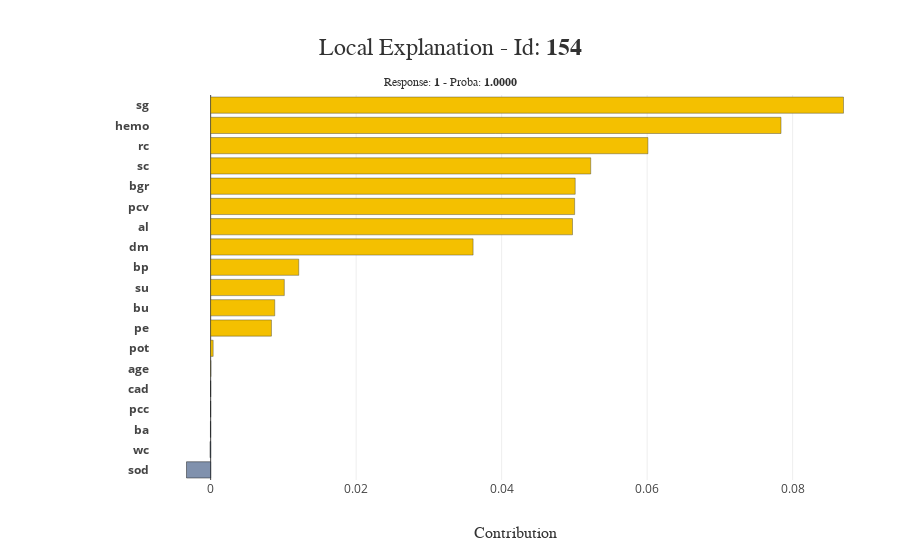

The notebook cell saved with this chart:
### Code cell
xpl.filter()
xpl.plot.local_plot(index=154)

### Figure 1 — Plotly figure (JSON) as saved in the notebook; plotly's stock layout.template omitted (floating-point values rounded to 4 significant figures)
{"data": [{"customdata": ["<b>sod :</b><br />140.0"], "hovertemplate": "%{customdata}<br />Contribution: %{x:.4f}<extra></extra>", "marker": {"color": "rgba(74, 99, 138, 0.7)", "line": {"color": "rgba(27, 28, 28, 1.0)", "width": 0.5}}, "orientation": "h", "showlegend": false, "type": "bar", "x": [-0.00332], "y": ["<b>sod</b>"]}, {"customdata": ["<b>wc :</b><br />8800.0"], "hovertemplate": "%{customdata}<br />Contribution: %{x:.4f}<extra></extra>", "marker": {"color": "rgba(74, 99, 138, 0.7)", "line": {"color": "rgba(27, 28, 28, 1.0)", "width": 0.5}}, "orientation": "h", "showlegend": false, "type": "bar", "x": [-7.898e-05], "y": ["<b>wc</b>"]}, {"customdata": ["<b>ba :</b><br />0.0"], "hovertemplate": "%{customdata}<br />Contribution: %{x:.4f}<extra></extra>", "marker": {"color": "rgba(74, 99, 138, 0.7)", "line": {"color": "rgba(27, 28, 28, 1.0)", "width": 0.5}}, "orientation": "h", "showlegend": false, "type": "bar", "x": [-2.913e-05], "y": ["<b>ba</b>"]}, {"customdata": ["<b>pcc :</b><br />0.0"], "hovertemplate": "%{customdata}<br />Contribution: %{x:.4f}<extra></extra>", "marker": {"color": "rgba(74, 99, 138, 0.7)", "line": {"color": "rgba(27, 28, 28, 1.0)", "width": 0.5}}, "orientation": "h", "showlegend": false, "type": "bar", "x": [-1.448e-05], "y": ["<b>pcc</b>"]}, {"customdata": ["<b>cad :</b><br />0.0"], "hovertemplate": "%{customdata}<br />Contribution: %{x:.4f}<extra></extra>", "marker": {"color": "rgba(74, 99, 138, 0.7)", "line": {"color": "rgba(27, 28, 28, 1.0)", "width": 0.5}}, "orientation": "h", "showlegend": false, "type": "bar", "x": [-8.399e-06], "y": ["<b>cad</b>"]}, {"customdata": ["<b>age :</b><br />56.0"], "hovertemplate": "%{customdata}<br />Contribution: %{x:.4f}<extra></extra>", "marker": {"color": "rgba(244, 192, 0, 1.0)", "line": {"color": "rgba(52, 55, 54, 0.8)", "width": 0.5}}, "orientation": "h", "showlegend": false, "type": "bar", "x": [3.046e-05], "y": ["<b>age</b>"]}, {"customdata": ["<b>pot :</b><br />4.2"], "hovertemplate": "%{customdata}<br />Contribution: %{x:.4f}<extra></extra>", "marker": {"color": "rgba(244, 192, 0, 1.0)", "line": {"color": "rgba(52, 55, 54, 0.8)", "width": 0.5}}, "orientation": "h", "showlegend": false, "type": "bar", "x": [0.0003449], "y": ["<b>pot</b>"]}, {"customdata": ["<b>pe :</b><br />1.0"], "hovertemplate": "%{customdata}<br />Contribution: %{x:.4f}<extra></extra>", "marker": {"color": "rgba(244, 192, 0, 1.0)", "line": {"color": "rgba(52, 55, 54, 0.8)", "width": 0.5}}, "orientation": "h", "showlegend": false, "type": "bar", "x": [0.008357], "y": ["<b>pe</b>"]}, {"customdata": ["<b>bu :</b><br />132.0"], "hovertemplate": "%{customdata}<br />Contribution: %{x:.4f}<extra></extra>", "marker": {"color": "rgba(244, 192, 0, 1.0)", "line": {"color": "rgba(52, 55, 54, 0.8)", "width": 0.5}}, "orientation": "h", "showlegend": false, "type": "bar", "x": [0.00881], "y": ["<b>bu</b>"]}, {"customdata": ["<b>su :</b><br />3.0"], "hovertemplate": "%{customdata}<br />Contribution: %{x:.4f}<extra></extra>", "marker": {"color": "rgba(244, 192, 0, 1.0)", "line": {"color": "rgba(52, 55, 54, 0.8)", "width": 0.5}}, "orientation": "h", "showlegend": false, "type": "bar", "x": [0.01013], "y": ["<b>su</b>"]}, {"customdata": ["<b>bp :</b><br />90.0"], "hovertemplate": "%{customdata}<br />Contribution: %{x:.4f}<extra></extra>", "marker": {"color": "rgba(244, 192, 0, 1.0)", "line": {"color": "rgba(52, 55, 54, 0.8)", "width": 0.5}}, "orientation": "h", "showlegend": false, "type": "bar", "x": [0.01211], "y": ["<b>bp</b>"]}, {"customdata": ["<b>dm :</b><br />1.0"], "hovertemplate": "%{customdata}<br />Contribution: %{x:.4f}<extra></extra>", "marker": {"color": "rgba(244, 192, 0, 1.0)", "line": {"color": "rgba(52, 55, 54, 0.8)", "width": 0.5}}, "orientation": "h", "showlegend": false, "type": "bar", "x": [0.03607], "y": ["<b>dm</b>"]}, {"customdata": ["<b>al :</b><br />4.0"], "hovertemplate": "%{customdata}<br />Contribution: %{x:.4f}<extra></extra>", "marker": {"color": "rgba(244, 192, 0, 1.0)", "line": {"color": "rgba(52, 55, 54, 0.8)", "width": 0.5}}, "orientation": "h", "showlegend": false, "type": "bar", "x": [0.04974], "y": ["<b>al</b>"]}, {"customdata": ["<b>pcv :</b><br />26.0"], "hovertemplate": "%{customdata}<br />Contribution: %{x:.4f}<extra></extra>", "marker": {"color": "rgba(244, 192, 0, 1.0)", "line": {"color": "rgba(52, 55, 54, 0.8)", "width": 0.5}}, "orientation": "h", "showlegend": false, "type": "bar", "x": [0.05003], "y": ["<b>pcv</b>"]}, {"customdata": ["<b>bgr :</b><br />242.0"], "hovertemplate": "%{customdata}<br />Contribution: %{x:.4f}<extra></extra>", "marker": {"color": "rgba(244, 192, 0, 1.0)", "line": {"color": "rgba(52, 55, 54, 0.8)", "width": 0.5}}, "orientation": "h", "showlegend": false, "type": "bar", "x": [0.05011], "y": ["<b>bgr</b>"]}, {"customdata": ["<b>sc :</b><br />16.4"], "hovertemplate": "%{customdata}<br />Contribution: %{x:.4f}<extra></extra>", "marker": {"color": "rgba(244, 192, 0, 1.0)", "line": {"color": "rgba(52, 55, 54, 0.8)", "width": 0.5}}, "orientation": "h", "showlegend": false, "type": "bar", "x": [0.05224], "y": ["<b>sc</b>"]}, {"customdata": ["<b>rc :</b><br />3.0"], "hovertemplate": "%{customdata}<br />Contribution: %{x:.4f}<extra></extra>", "marker": {"color": "rgba(244, 192, 0, 1.0)", "line": {"color": "rgba(52, 55, 54, 0.8)", "width": 0.5}}, "orientation": "h", "showlegend": false, "type": "bar", "x": [0.0601], "y": ["<b>rc</b>"]}, {"customdata": ["<b>hemo :</b><br />8.4"], "hovertemplate": "%{customdata}<br />Contribution: %{x:.4f}<extra></extra>", "marker": {"color": "rgba(244, 192, 0, 1.0)", "line": {"color": "rgba(52, 55, 54, 0.8)", "width": 0.5}}, "orientation": "h", "showlegend": false, "type": "bar", "x": [0.0784], "y": ["<b>hemo</b>"]}, {"customdata": ["<b>sg :</b><br />1.005"], "hovertemplate": "%{customdata}<br />Contribution: %{x:.4f}<extra></extra>", "marker": {"color": "rgba(244, 192, 0, 1.0)", "line": {"color": "rgba(52, 55, 54, 0.8)", "width": 0.5}}, "orientation": "h", "showlegend": false, "type": "bar", "x": [0.08699], "y": ["<b>sg</b>"]}], "layout": {"barmode": "group", "height": 550, "hovermode": "closest", "margin": {"b": 70, "l": 150, "r": 20, "t": 95}, "title": {"font": {"color": "rgb(50, 50, 50)", "family": "Arial", "size": 24}, "text": "Local Explanation - Id: <b>154</b><span style='font-size: 12px;'><br />Response: <b>1</b> - Proba: <b>1.0000</b></span>", "x": 0.5, "xanchor": "center", "y": 0.9, "yanchor": "middle"}, "width": 900, "xaxis": {"automargin": true, "title": {"font": {"color": "rgb(50, 50, 50)", "family": "Arial Black", "size": 16}, "text": "Contribution"}}, "yaxis": {"automargin": true, "title": {"font": {"color": "rgb(50, 50, 50)", "family": "Arial Black", "size": 16}}, "type": "category"}}}
